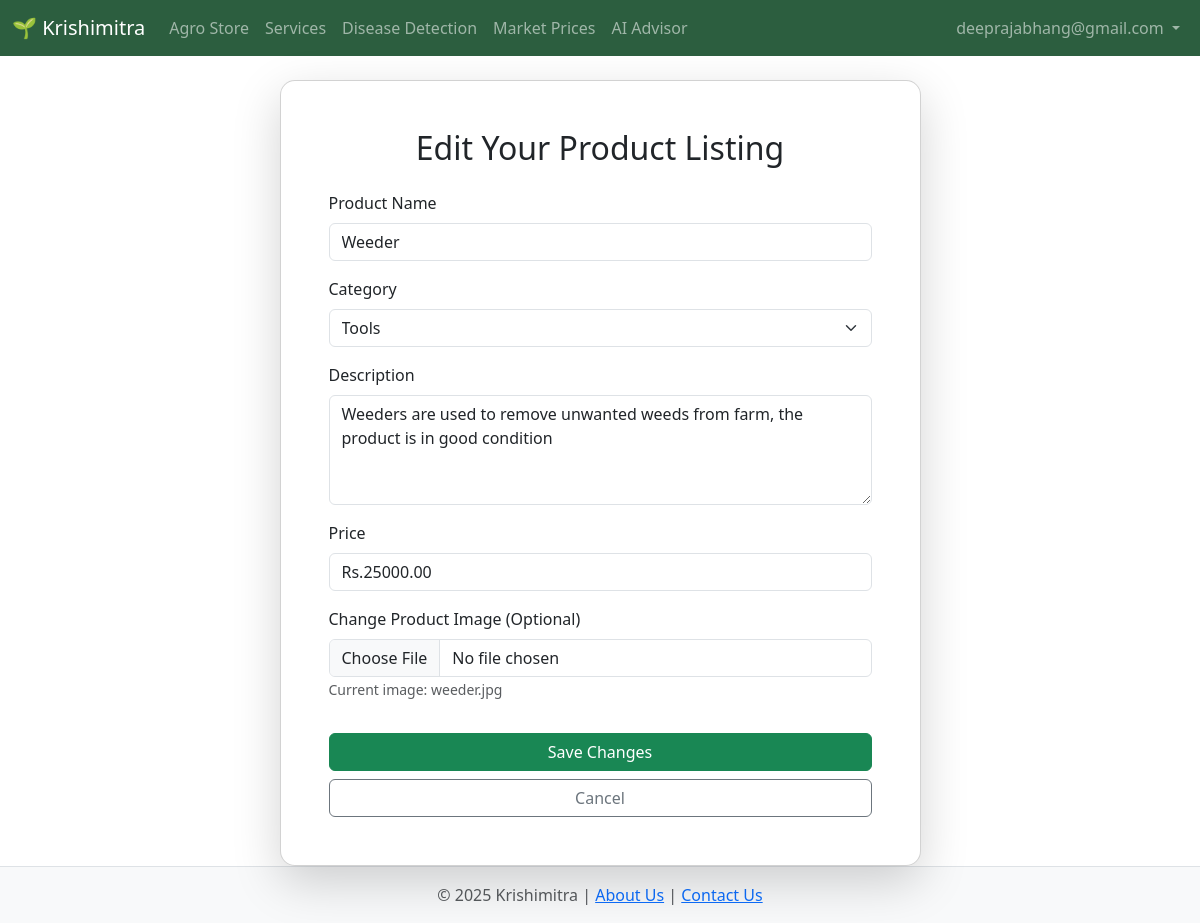
The page /edit_product/3 (signed in) on the database its author committed.
### app.py (models this page shows)
class Product(db.Model):
    id = db.Column(db.Integer, primary_key=True)
    name = db.Column(db.String(100), nullable=False)
    category = db.Column(db.String(50), nullable=False)
    description = db.Column(db.Text, nullable=False)
    price = db.Column(db.String(50), nullable=False)
    image = db.Column(db.String(100), nullable=False)
    seller_id = db.Column(db.Integer, db.ForeignKey('user.id'), nullable=False)

### app.py (the view, shortened to what this page needs)
@app.route('/edit_product/<int:product_id>', methods=['GET', 'POST'])
@seller_required
def edit_product(product_id):
    product = Product.query.get_or_404(product_id)
    if product.seller_id != session.get('user_id'):
        flash('You are not authorized to edit this product.', 'error')
        return redirect(url_for('dashboard'))
    return render_template('edit_product.html', product=product)

### app.py (called while the page is built)
def seller_required(f):
    @wraps(f)
    def decorated_function(*args, **kwargs):
        if session.get('role') != 'seller':
            flash('You do not have permission to access this page.', 'error')
            return redirect(url_for('store'))
        return f(*args, **kwargs)
    return decorated_function

### templates/edit_product.html (shortened to what this page needs)
{% extends 'base.html' %}
{% block content %}
<div class="row justify-content-center mt-4">
    <div class="col-md-8 col-lg-7">
        <div class="card shadow-lg">
            <div class="card-body p-4 p-md-5">
                <h2 class="card-title text-center mb-4">Edit Your Product Listing</h2>
                <form method="POST" enctype="multipart/form-data">
                    <div class="mb-3">
                        <label for="name" class="form-label">Product Name</label>
                        <input type="text" class="form-control" id="name" name="name" value="{{ product.name }}" required>
                    </div>
                    <div class="mb-3">
                        <label for="category" class="form-label">Category</label>
                        <select class="form-select" id="category" name="category" required>
                            <option value="Tools" {% if product.category == 'Tools' %}selected{% endif %}>Tools</option>
                        </select>
                    </div>
                    <div class="mb-3">
                        <label for="description" class="form-label">Description</label>
                        <textarea class="form-control" id="description" name="description" rows="4" required>{{ product.description }}</textarea>
                    </div>
                    <div class="mb-3">
                        <label for="price" class="form-label">Price</label>
                        <input type="text" class="form-control" id="price" name="price" value="{{ product.price }}" required>
                    </div>
                    <div class="mb-3">
                        <label for="image" class="form-label">Change Product Image (Optional)</label>
                        <input type="file" class="form-control" id="image" name="image" accept="image/*">
                        <small class="form-text text-muted">Current image: {{ product.image }}</small>
                    </div>
                    <button type="submit" class="btn btn-success w-100 mt-3">Save Changes</button>
                    <a href="{{ url_for('dashboard') }}" class="btn btn-outline-secondary w-100 mt-2">Cancel</a>
                </form>
            </div>
        </div>
    </div>
</div>
{% endblock %}

### static/css/style.css (style rules this page uses)
.card.shadow-lg { border-radius: 15px; box-shadow: 0 8px 20px rgba(0, 0, 0, 0.15); }
.form-control, .form-select { transition: border-color 0.3s ease, box-shadow 0.3s ease; }

### rows shown on the page
Product: name "Weeder", category "Tools", description "Weeders are used to remove unwanted weeds from farm, the product is in good condition", price "Rs.25000.00", image "weeder.jpg"

### other values the page prints
{{ session.get('user_email') }} "deeprajabhang@gmail.com"
